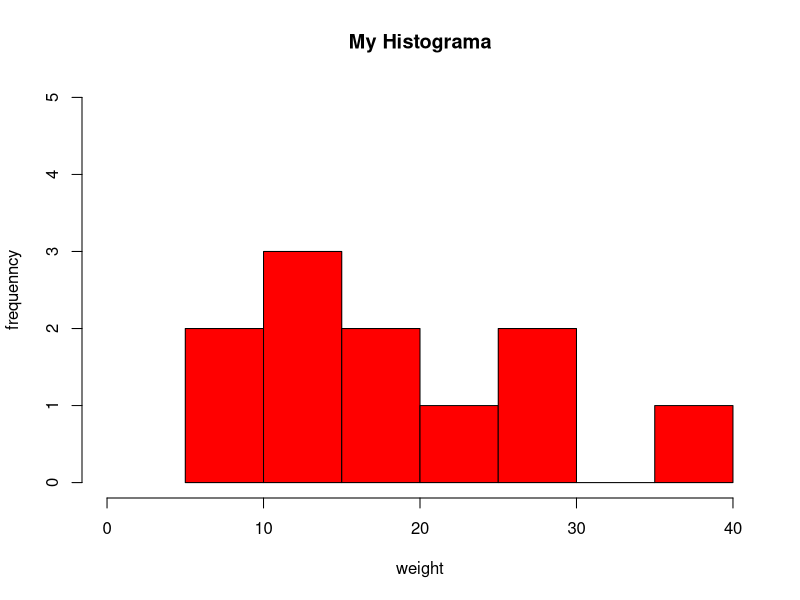

This chart was generated by the following R code:
v <- c(9,13,21,28,36,18,27,8,12,15,17)
hist(v,
     main = "My Histograma",
     col = "#ff0000",
     xlab = 'weight',
     ylab = 'frequenncy',
     xlim = c(0,40),
     ylim = c(0,5))
